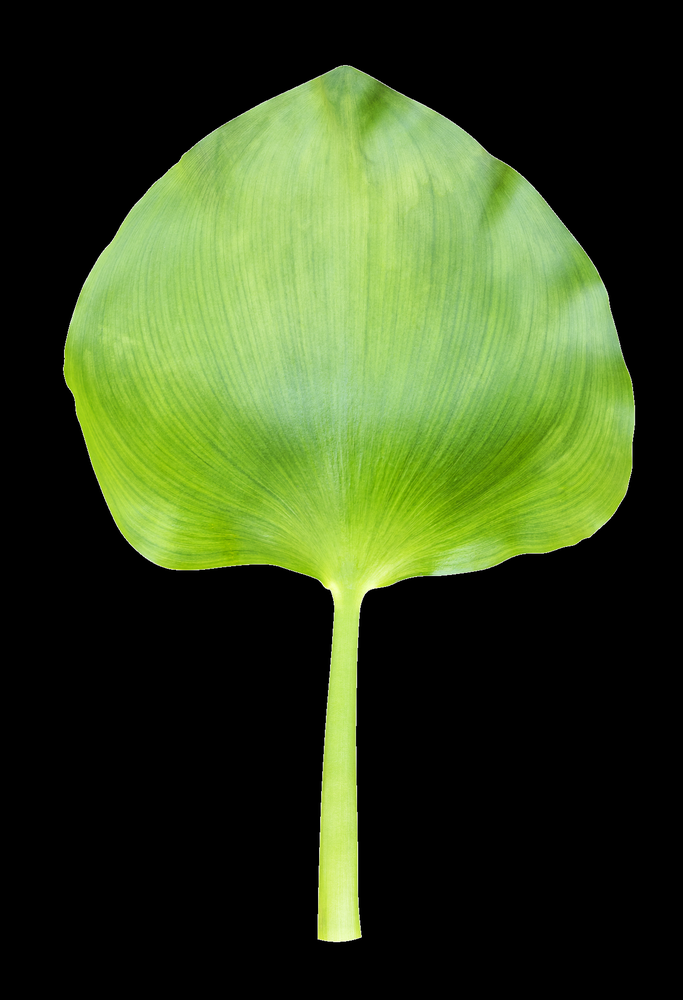
#> input picture Individual_Code/Henry Roux/Sample Data/Original-leaf-black.png, 683 x 1000 px, shrunk from 1312 x 1920 before the run
$ jupyter execute 'Leaf Outline.ipynb'
#> lines starting #> are read from the running program, lines starting #| are printed output that depends on the picture; after the words box and inside, x2 and y2 are one past the last pixel; in counts of white or black regions, pixels touching at a corner belong together
[cell 1]
def leaf_outline(image_path):
#> called with image_path = 'Sample Data/Original-leaf-black.png'
    import cv2
    import numpy as np
    import matplotlib.pyplot as plt

    # Load the image
    image = cv2.imread(image_path)
#> image is the input picture: shape (1000, 683, 3); mean B, G, R 30.5, 69, 53

    # Display the image
    plt.subplot(1, 2, 1)
    plt.title('Original Image')
    plt.imshow(cv2.cvtColor(image, cv2.COLOR_BGR2RGB))
    plt.axis('off')

    # Convert the image to HSV color space
    hsv_image = cv2.cvtColor(image, cv2.COLOR_BGR2HSV)
#> hsv_image: shape (1000, 683, 3); mean H, S, V 15.2, 50, 69

    # Create masks for the calibration cube, leaf, and scars
    green_lower = np.array([35, 40, 40])
    green_upper = np.array([85, 255, 255])

    # Create masks for the calibration leaf
    green_mask = cv2.inRange(hsv_image, green_lower, green_upper)
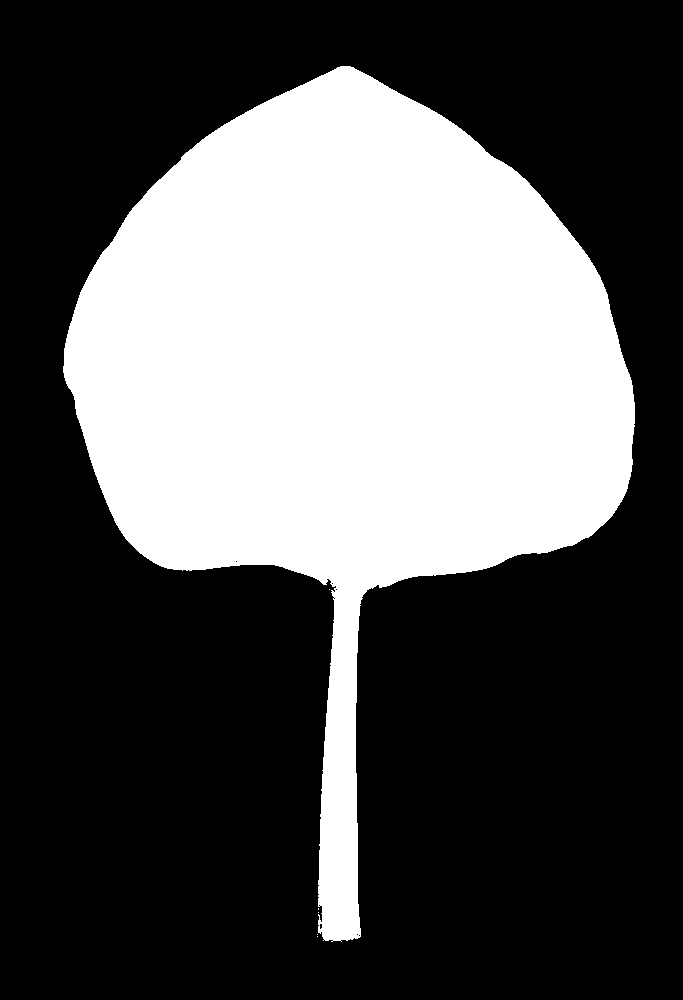
#> green_mask: shape (1000, 683); 34.2% white; 6 white regions (5 under 20 px)

    # Find contours of the leaf
    leaf_contours, _ = cv2.findContours(green_mask, cv2.RETR_EXTERNAL, cv2.CHAIN_APPROX_SIMPLE)
#> leaf_contours = 6 contours, 5 with area under 20; largest, box (x1, y1, x2, y2) and area: (63, 66, 635, 942) 232333
    leaf_contour = max(leaf_contours, key=cv2.contourArea)
#> leaf_contour = contour of 1015 points, box (x1, y1, x2, y2) (63, 66, 635, 942), area 232333

    # Optionally display the results visually
    cv2.drawContours(image, [leaf_contour], -1, (0, 255, 0), 2)
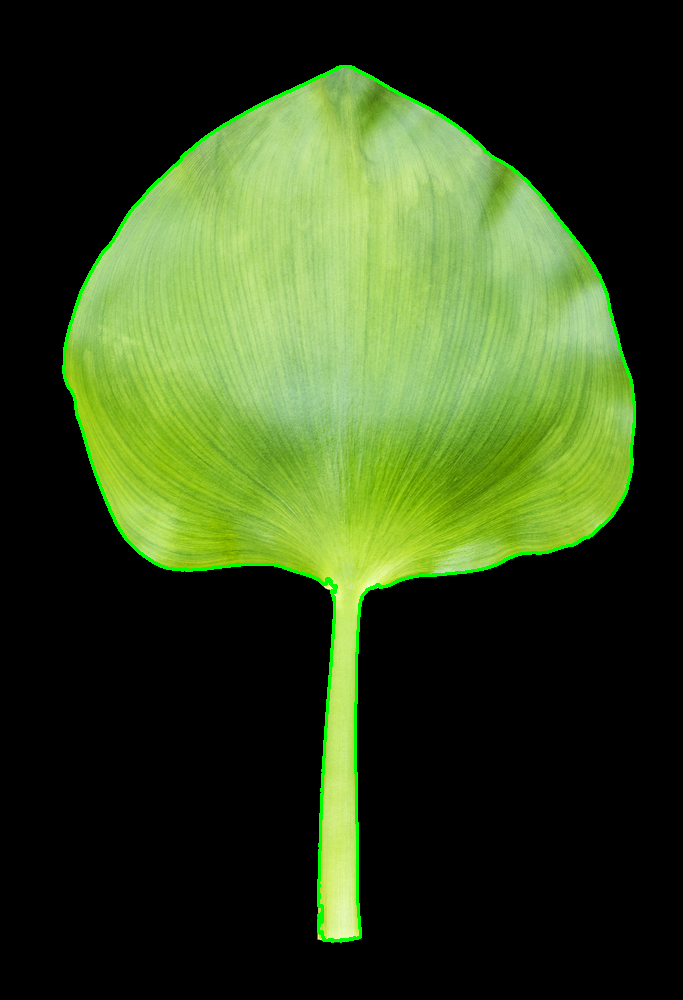
#> image: shape (1000, 683, 3); 1.23% of pixels changed, all inside (x1, y1, x2, y2) = (62, 65, 636, 943)
    # cv2.imshow("Leaf outline", image)
    # cv2.waitKey(0)
    # cv2.destroyAllWindows()

    # Display the original and annotated images
    plt.subplot(1, 2, 2)
    plt.title('Leaf outline')
    plt.imshow(cv2.cvtColor(image, cv2.COLOR_BGR2RGB))
    plt.axis('off')

    plt.show()
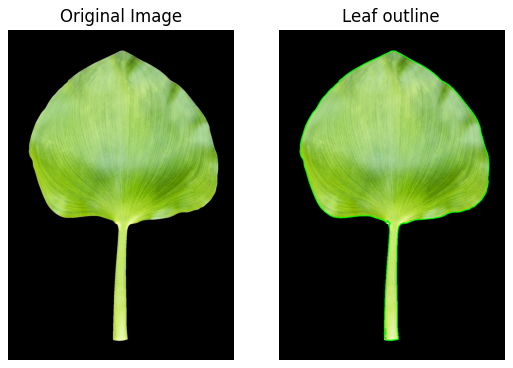
#> figure drawn by matplotlib, 2 panels

    return image, leaf_contour

[cell 2]
image, leaf_contour = leaf_outline("Sample Data/Original-leaf-black.png")

[cell 3]
image, leaf_contour = leaf_outline("Sample Data/Leaf 1.jpeg")
#> call 2 of leaf_outline, with image_path = 'Sample Data/Leaf 1.jpeg'
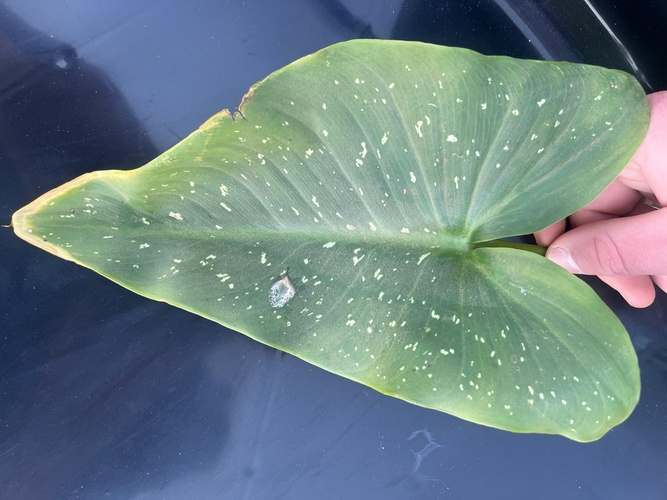
#> input picture Individual_Code/Henry Roux/Sample Data/Leaf 1.jpeg, 667 x 500 px, shrunk from 1280 x 960 before the run
#> in leaf_outline, image is the input picture: shape (500, 667, 3); mean B, G, R 132.7, 127.5, 106.8
#> in leaf_outline (call 2), `hsv_image = cv2.cvtColor(image, cv2.COLOR_BGR2HSV)`: hsv_image: shape (500, 667, 3); mean H, S, V 90.4, 88.9, 148.3
#> in leaf_outline (call 2), `green_mask = cv2.inRange(hsv_image, green_lower, green_upper)`:
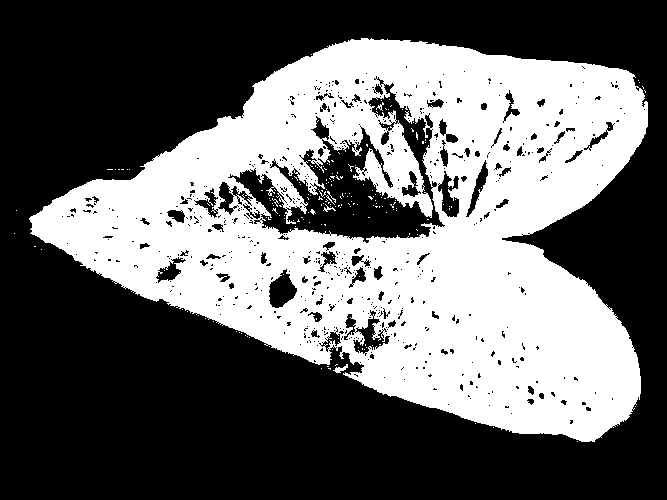
#> green_mask: shape (500, 667); 39.8% white; 195 white regions (190 under 20 px)
#> in leaf_outline (call 2), `leaf_contours, _ = cv2.findContours(green_mask, cv2.RETR_EXTERNAL, cv2..`: leaf_contours = 38 contours, 36 with area under 20; largest, box (x1, y1, x2, y2) and area: (29, 38, 648, 442) 151890, (333, 364, 348, 373) 40
#> in leaf_outline (call 2), `leaf_contour = max(leaf_contours, key=cv2.contourArea)`: leaf_contour = contour of 1206 points, box (x1, y1, x2, y2) (29, 38, 648, 442), area 151890
#> in leaf_outline (call 2), `cv2.drawContours(image, [leaf_contour], -1, (0, 255, 0), 2)`:
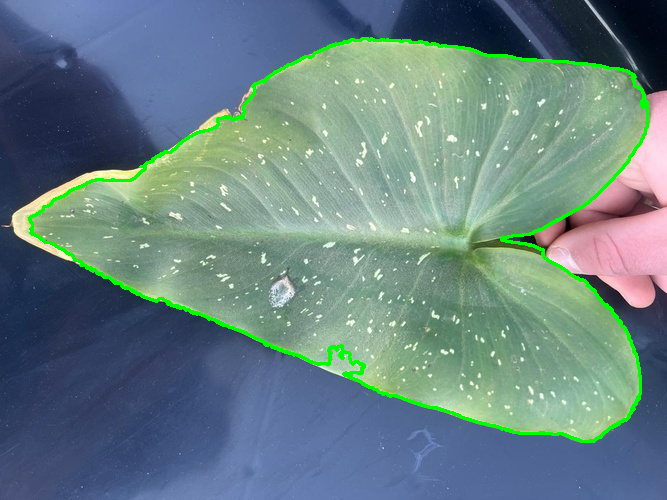
#> image: shape (500, 667, 3); 2.13% of pixels changed, all inside (x1, y1, x2, y2) = (28, 37, 649, 443)
#> in leaf_outline (call 2), `plt.show()`:
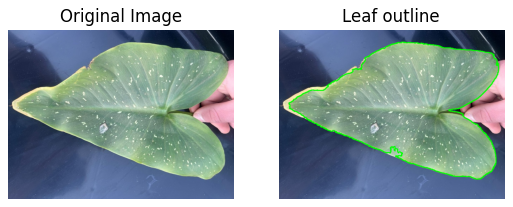
#> figure drawn by matplotlib, 2 panels
